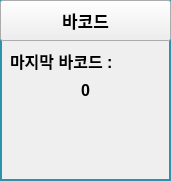
    <widget class="QFrame" name="FRAME_BARCODE">
     <property name="geometry">
      <rect>
       <x>1220</x>
       <y>610</y>
       <width>171</width>
       <height>181</height>
      </rect>
     </property>
     <property name="styleSheet">
      <string notr="true">QFrame { 
   border: 2px solid #2E92AB 
} </string>
     </property>
     <property name="frameShape">
      <enum>QFrame::StyledPanel</enum>
     </property>
     <property name="frameShadow">
      <enum>QFrame::Raised</enum>
     </property>
     <widget class="QPushButton" name="BTN_DEV_INFO_BARCODE">
      <property name="geometry">
       <rect>
        <x>0</x>
        <y>0</y>
        <width>171</width>
        <height>41</height>
       </rect>
      </property>
      <property name="font">
       <font>
        <pointsize>13</pointsize>
        <weight>75</weight>
        <bold>true</bold>
       </font>
      </property>
      <property name="text">
       <string>바코드</string>
      </property>
     </widget>
     <widget class="QLabel" name="label_17">
      <property name="geometry">
       <rect>
        <x>10</x>
        <y>50</y>
        <width>111</width>
        <height>21</height>
       </rect>
      </property>
      <property name="font">
       <font>
        <pointsize>12</pointsize>
        <weight>75</weight>
        <bold>true</bold>
       </font>
      </property>
      <property name="styleSheet">
       <string notr="true">QLabel{ 
   border: 0px solid
} </string>
      </property>
      <property name="text">
       <string>마지막 바코드 :</string>
      </property>
      <property name="alignment">
       <set>Qt::AlignLeading|Qt::AlignLeft|Qt::AlignVCenter</set>
      </property>
     </widget>
     <widget class="QLabel" name="LB_BARCODE_LAST_DATA">
      <property name="geometry">
       <rect>
        <x>10</x>
        <y>80</y>
        <width>151</width>
        <height>21</height>
       </rect>
      </property>
      <property name="font">
       <font>
        <pointsize>12</pointsize>
        <weight>75</weight>
        <bold>true</bold>
       </font>
      </property>
      <property name="styleSheet">
       <string notr="true">QLabel{ 
   border: 0px solid
} </string>
      </property>
      <property name="text">
       <string>0</string>
      </property>
      <property name="alignment">
       <set>Qt::AlignCenter</set>
      </property>
     </widget>
    </widget>
